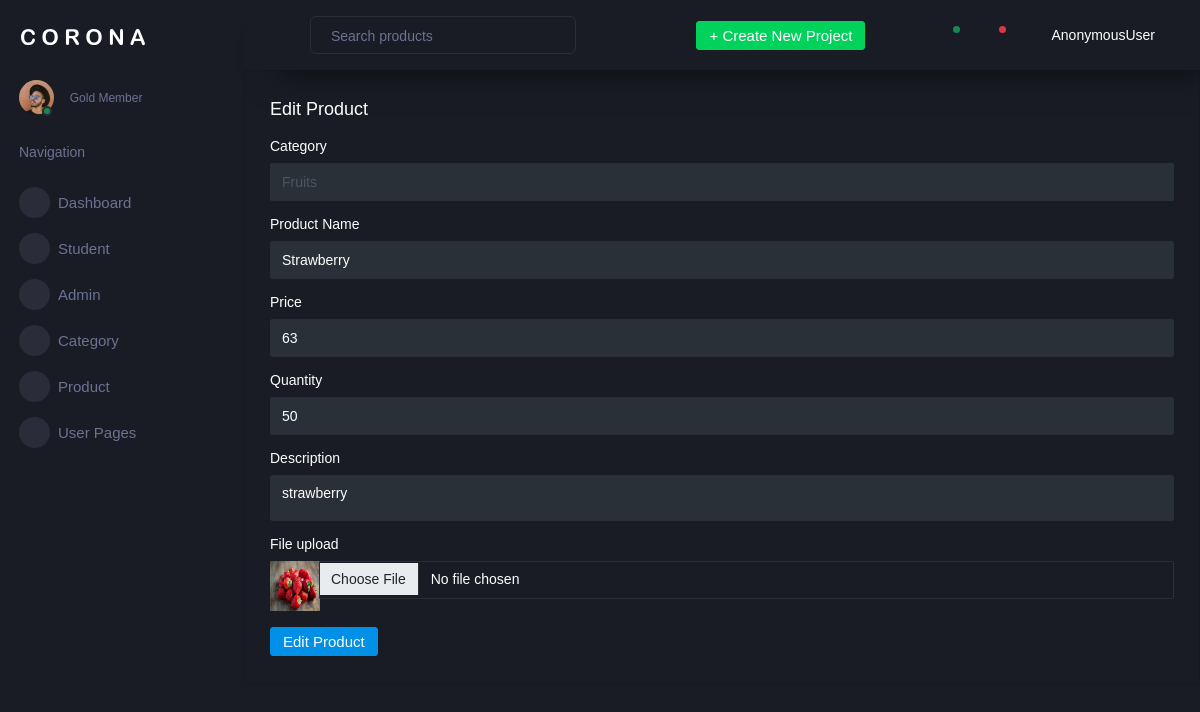
Screenshot of /adminsapp/editproduct/2 with the database file from the repository.
### adminapp/models.py (models this page shows)
class Product(models.Model):
    Cat=models.CharField(max_length=100, null=True, blank=True)
    Pro=models.CharField(max_length=100, null=True, blank=True)
    Price=models.IntegerField(null=True, blank=True)
    Quantity=models.IntegerField(null=True, blank=True)
    Desc=models.CharField(max_length=100, null=True, blank=True)
    Image=models.ImageField(upload_to="product", null=True, blank=True)

### adminapp/views.py (the view, shortened to what this page needs)
# urls.py: path('editproduct/<int:dataid>',views.editproduct,name="editproduct"),
def editproduct(request,dataid):
    data = Product.objects.get(id=dataid)
    data2 = Category.objects.all()
    return render(request, "admin/editproduct.html", {'data': data,'data2':data2})

### templates/admin/editproduct.html (shortened to what this page needs)
<!DOCTYPE html>
{% extends 'admin/index.html' %}
{% block content %}
<html lang="en">
<head>
</head>
<body>
 <div class="col-12 grid-margin stretch-card">
                <div class="card">
                  <div class="card-body">
                    <h4 class="card-title">Edit Product</h4>
                    <form class="forms-sample" method="post" action="{% url 'editproduct' dataid=data.id %}" enctype="multipart/form-data">
                        <div class="form-group">
                        <label for="exampleInputName1">Category</label>
                        <select class="form-control" name="category">
                          <option >{{data.Cat}}</option>
                        </select>
                      </div>
                      <div class="form-group">
                        <label for="exampleInputName1">Product Name</label>
                        <input type="text" name="pname" class="form-control" id="exampleInputName1" value="{{data.Pro}}">
                      </div>
                        <div class="form-group">
                        <label for="exampleInputName1">Price</label>
                        <input type="text" name="price" class="form-control" id="exampleInputName1" value="{{data.Price}}">
                      </div>
                        <div class="form-group">
                        <label for="exampleInputName1">Quantity</label>
                        <input type="text" name="quantity" class="form-control" id="exampleInputName1" value="{{data.Quantity}}">
                      </div>
                        <div class="form-group">
                        <label for="exampleInputName1">Description</label>
                            <textarea name="pdesc" class="form-control" placeholder="enter description here">{{data.Desc}}</textarea>
                      </div>
                      <div class="form-group">
                        <label>File upload</label>
                        <div class="input-group col-xs-12">
                          <img src="{{data.Image.url}}"  width="50px" height="50px" />
                          <input type="file" name="pic" class="form-control file-upload-info"  value="{{data.Image.url}}">
                        </div>
                      </div>
                      <button type="submit" class="btn btn-primary me-2">Edit Product</button>
                    </form>
                  </div>
                </div>
              </div>
</body>
</html>
{% endblock %}

### rows the page displays
Product: category "Fruits", pname "Strawberry", price "63", quantity "50", pdesc "strawberry", Image (picture)

### other values shown
{{ request.user }} "AnonymousUser"
